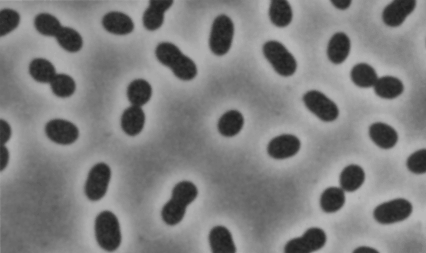
%> input picture Lab3/lab3_material/bacteria.tif, 426 x 253 px
$ octave bacteria_seg.m   (GNU Octave 9; MATLAB toolbox functions it lacks are replaced by stand-ins)
%> lines starting %> are read from the running program, lines starting %| are printed output that depends on the picture; in (x1, y1, x2, y2) boxes, pixels count from 0 and x2, y2 are one past the last pixel; in counts of white or black regions, pixels touching at a corner belong together; the program's own positions count from 1
i = imread("bacteria.tif");
%> i is the input picture: size 253x426 uint8; min 33, max 184, mean 127.8

figure(1)
imshow(i)

% background correction
I_max = ordfilt2(i, 9, ones(3,3));
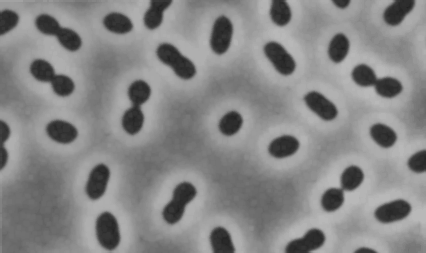
%> I_max: size 253x426 uint8; min 33, max 184, mean 133.9
I_min = ordfilt2(i, 1, ones(3,3));
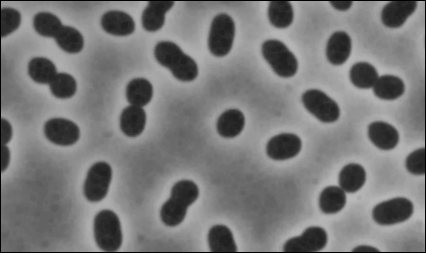
%> I_min: size 253x426 uint8; min 0, max 184, mean 119.9
I = I_max - I_min;
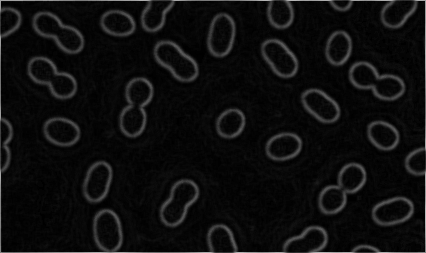
%> I: size 253x426 uint8; min 0, max 184, mean 14

figure(2)
imshow(I)

% removing noise after bg correction

I = medfilt2(I,[5 5],'symmetric');

% transform to binary image
I = im2bw(i,0.3);
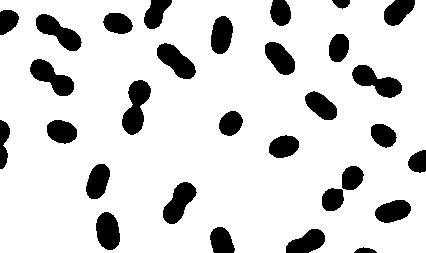
%> I: size 253x426 logical; 84.8% white; 30 black regions, largest, box (x1, y1, x2, y2) and area: (122, 80, 151, 135) 938, (352, 65, 402, 98) 846, (30, 59, 74, 96) 824

figure(3)
imshow(I)

% watershred segmentation
If = watershed(I);
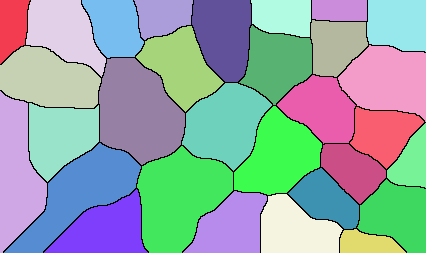
%> If: size 253x426 uint8; 31 distinct labels, from 0 to 30; one colour per label, 0 black
If(I) = 0;
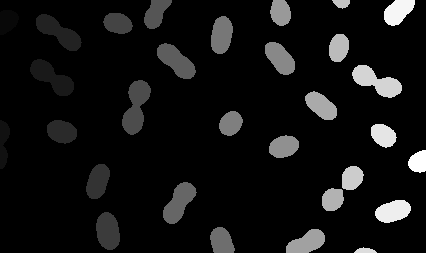
%> If: size 253x426 uint8; min 0, max 30, mean 2.2; drawn with min black and max white

rgb = label2rgb(If,'jet',[.5 .5 .5]);
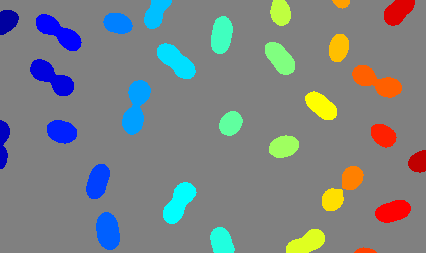
%> rgb: size 253x426x3 uint8; mean R, G, B 124.2, 129.7, 130.5

figure
imshow(rgb)
title('Watershed Transform')
